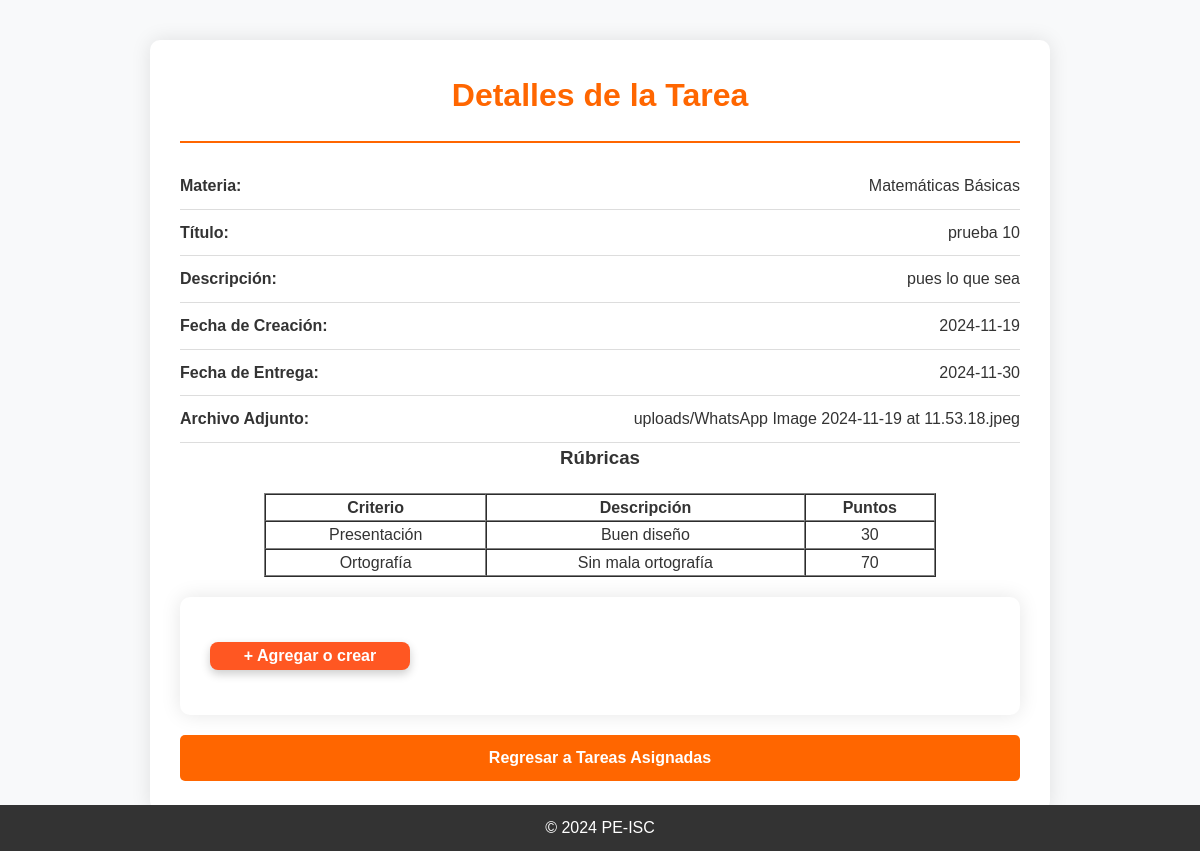
Screenshot of /tarea.php?id=13 (signed in) with the database file from the repository.
### tables this page shows
CREATE TABLE `tareas` (
  `id_tarea` int(11) NOT NULL,
  `id_curso` int(11) DEFAULT NULL,
  `titulo` varchar(100) DEFAULT NULL,
  `descripcion` text DEFAULT NULL,
  `archivo_tarea` varchar(255) DEFAULT NULL,
  `fecha_creacion` date DEFAULT NULL,
  `fecha_limite` date DEFAULT NULL
);

CREATE TABLE `cursos` (
  `id_curso` int(11) NOT NULL,
  `nombre_curso` varchar(100) NOT NULL,
  `fecha_creacion` date DEFAULT NULL,
  `imagen_url` varchar(255) DEFAULT NULL
);

CREATE TABLE `rubricas` (
  `id_rubrica` int(11) NOT NULL,
  `id_tarea` int(11) DEFAULT NULL,
  `criterio` varchar(100) DEFAULT NULL,
  `descripcion` text DEFAULT NULL,
  `puntos` int(11) DEFAULT NULL
);

### tarea.php (the view, shortened to what this page needs)
<?php
$servidor = "localhost";
$usuario = "root";
$contraseña = "";
$baseDatos = "peis";
$conexion = new mysqli($servidor, $usuario, $contraseña, $baseDatos);
$id_tarea = isset($_GET['id']) ? (int)$_GET['id'] : 0;
if ($id_tarea > 0) {
    $id_alumno = isset($_SESSION['usuario']) ? $_SESSION['usuario'] : 0;
    if ($id_alumno > 0) {
        $sql = "SELECT * FROM tareas
                JOIN grupo_alumnos ON grupo_alumnos.id_grupo = tareas.id_curso
                WHERE tareas.id_tarea = $id_tarea
                AND grupo_alumnos.num_control = $id_alumno";
        $resultado = $conexion->query($sql);
        if ($resultado && $resultado->num_rows > 0) {
            $tarea = $resultado->fetch_assoc();
            function obtenerNombreMateria($id_curso, $conexion) {
                $consulta = "SELECT nombre_curso FROM cursos WHERE id_curso = $id_curso";
                $resultado = $conexion->query($consulta);
                if ($resultado && $resultado->num_rows > 0) {
                    $fila = $resultado->fetch_assoc();
                    return $fila['nombre_curso'];
                } else {
                    return "Desconocido";
                }
            }
            $nombre_materia = obtenerNombreMateria($tarea['id_curso'], $conexion);
             $sqlRubrica = "SELECT * FROM rubricas WHERE id_tarea = $id_tarea";
             $resultadoRubrica = $conexion->query($sqlRubrica);
             $rubrica = [];
             if ($resultadoRubrica && $resultadoRubrica->num_rows > 0) {
                 while ($fila = $resultadoRubrica->fetch_assoc()) {
                     $rubrica[] = $fila;
                 }
             }
?>
<!DOCTYPE html>
<html lang="es">
<head>
    <link rel="stylesheet" href="https://cdnjs.cloudflare.com/ajax/libs/font-awesome/6.0.0-beta3/css/all.min.css">
    <link rel="stylesheet" href="css/estiloTarea.css">
</head>
<body>
    <div class="container">
        <h1>Detalles de la Tarea</h1>
        <div class="line"></div>
        <div class="detail-item">
            <span class="detail-label">Materia:</span>
            <span><?php echo htmlspecialchars($nombre_materia); ?></span>
        </div>
        <div class="detail-item">
            <span class="detail-label">Título:</span>
            <span><?php echo htmlspecialchars($tarea['titulo']); ?></span>
        </div>
        <div class="detail-item">
            <span class="detail-label">Descripción:</span>
            <span><?php echo htmlspecialchars($tarea['descripcion']); ?></span>
        </div>
        <div class="detail-item">
            <span class="detail-label">Fecha de Creación:</span>
            <span><?php echo htmlspecialchars($tarea['fecha_creacion']); ?></span>
        </div>
        <div class="detail-item">
            <span class="detail-label">Fecha de Entrega:</span>
            <span><?php echo htmlspecialchars($tarea['fecha_limite']); ?></span>
        </div>
        <div class="detail-item">
            <span class="detail-label">Archivo Adjunto:</span>
            <span><?php echo htmlspecialchars($tarea['archivo_tarea']); ?></span>
        </div>
        <?php if (isset($rubrica) && count($rubrica) > 0): ?>
          <h3 style="text-align: center;">Rúbricas</h3>
    <div style="display: flex; justify-content: center; align-items: center; flex-direction: column; text-align: center;">
        <table border="1" cellspacing="0" cellpadding="10" style="margin-top: 20px; width: 80%; max-width: 800px;">
            <thead>
                <tr>
                    <th>Criterio</th>
                    <th>Descripción</th>
                    <th>Puntos</th>
                </tr>
            </thead>
            <tbody>
                <?php foreach ($rubrica as $criterio): ?>
                    <tr>
                        <td><?php echo htmlspecialchars($criterio['criterio']); ?></td>
                        <td><?php echo htmlspecialchars($criterio['descripcion']); ?></td>
                        <td><?php echo htmlspecialchars($criterio['puntos']); ?></td>
                    </tr>
                <?php endforeach; ?>
            </tbody>
        </table>
    </div>
<?php else: ?>
    <p>No hay criterios definidos para esta rúbrica.</p>
<?php endif; ?>
        <div class="container">
    <div class="card">
        <button onclick="toggleMenu()" class="download-button">+ Agregar o crear</button>
    </div>
</div>
<a href="gestionTareasAlumno.php" class="back-button">Regresar a Tareas Asignadas</a>
</div>
    <footer class="text-center py-3">
    <p>© 2024 PE-ISC</p>
    </footer>
</body>
</html>
<?php
        } else {
            echo "Tarea no encontrada o no tienes acceso a esta tarea.";
        }
    } else {
        echo "No estás autenticado como alumno.";
    }
} else {
    echo "ID de tarea inválido.";
}
?>

### css/estiloTarea.css (style rules this page uses)
* { box-sizing: border-box; margin: 0; padding: 0; }
body { font-family: Arial, sans-serif; background-color: #f8f9fa; color: #333; line-height: 1.6; padding: 20px; }
footer { background-color: #333; color: white; text-align: center; padding: 10px 0; position: fixed; bottom: 0; left: 0; width: 100%; z-index: 10; }
.container { max-width: 900px; margin: 20px auto; background: #fff; border-radius: 10px; box-shadow: 0 0 20px rgba(0, 0, 0, 0.1); padding: 30px; }
h1 { text-align: center; color: #ff6600; margin-bottom: 20px; }
.line { border-bottom: 2px solid #ff6600; margin-bottom: 20px; }
.detail-item { display: flex; justify-content: space-between; padding: 10px 0; border-bottom: 1px solid #ddd; }
.detail-label { font-weight: bold; }
.back-button { display: block; width: 100%; text-align: center; background-color: #ff6600; color: #fff; padding: 10px 0; border-radius: 5px; text-decoration: none; font-weight: bold; margin-top: 20px; transition: background-color 0.3s; }
.card { width: 200px; background-color: ffffff; background-image: none; 139deg, rgba(36, 40, 50, 1) 0%, rgba(36, 40, 50, 1) 0%, rgba(37, 28, 40, 1) 100% ; border-radius: 10px; padding: 15px 0px; display: flex; flex-direction: column; gap: 10px; }
.download-button { display: inline-block; padding: 5px 15px; font-size: 16px; font-weight: bold; color: #ffffff; background-color: #ff5722; text-align: center; text-decoration: none; border-radius: 8px; border: none; box-shadow: 0px 4px 10px rgba(0, 0, 0, 0.2); transition: background-color 0.3s ease, transform 0.2s ease; cursor: pointer; }

### rows the page displays
tareas: id_curso.nombre_curso "Matemáticas Básicas", titulo "prueba 10", descripcion "pues lo que sea", fecha_creacion "2024-11-19", fecha_limite "2024-11-30", archivo_tarea "uploads/WhatsApp Image 2024-11-19 at 11.53.18.jpeg"
rubricas: criterio "Presentación", descripcion "Buen diseño", puntos "30"
rubricas: criterio "Ortografía", descripcion "Sin mala ortografía", puntos "70"
